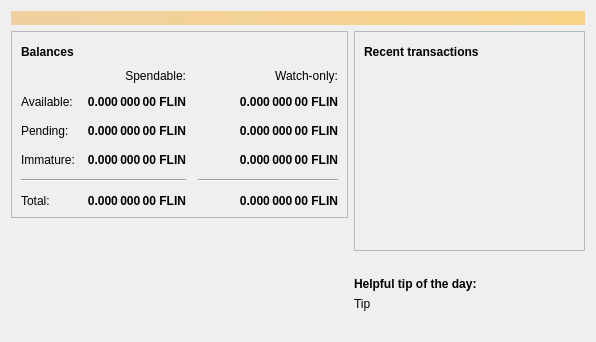
<?xml version="1.0" encoding="UTF-8"?>
<ui version="4.0">
 <class>OverviewPage</class>
 <widget class="QWidget" name="OverviewPage">
  <property name="geometry">
   <rect>
    <x>0</x>
    <y>0</y>
    <width>596</width>
    <height>342</height>
   </rect>
  </property>
  <property name="windowTitle">
   <string>Form</string>
  </property>
  <layout class="QVBoxLayout" name="topLayout">
   <item>
    <widget class="QLabel" name="labelAlerts">
     <property name="visible">
      <bool>false</bool>
     </property>
     <property name="styleSheet">
      <string notr="true">QLabel { background-color: qlineargradient(x1: 0, y1: 0, x2: 1, y2: 0, stop:0 #F0D0A0, stop:1 #F8D488); color:#000000; }</string>
     </property>
     <property name="wordWrap">
      <bool>true</bool>
     </property>
     <property name="margin">
      <number>3</number>
     </property>
     <property name="textInteractionFlags">
      <set>Qt::TextSelectableByMouse</set>
     </property>
    </widget>
   </item>
   <item>
    <layout class="QHBoxLayout" name="horizontalLayout" stretch="1,1">
     <item>
      <layout class="QVBoxLayout" name="verticalLayout_2">
       <item>
        <widget class="QFrame" name="frame">
         <property name="frameShape">
          <enum>QFrame::StyledPanel</enum>
         </property>
         <property name="frameShadow">
          <enum>QFrame::Raised</enum>
         </property>
         <layout class="QVBoxLayout" name="verticalLayout_4">
          <item>
           <layout class="QHBoxLayout" name="horizontalLayout_4">
            <item>
             <widget class="QLabel" name="label_5">
              <property name="font">
               <font>
                <weight>75</weight>
                <bold>true</bold>
               </font>
              </property>
              <property name="text">
               <string>Balances</string>
              </property>
             </widget>
            </item>
            <item>
             <widget class="QPushButton" name="labelWalletStatus">
              <property name="enabled">
               <bool>true</bool>
              </property>
              <property name="maximumSize">
               <size>
                <width>30</width>
                <height>16777215</height>
               </size>
              </property>
              <property name="toolTip">
               <string>The displayed information may be out of date. Your wallet automatically synchronizes with the Flincoin network after a connection is established, but this process has not completed yet.</string>
              </property>
              <property name="text">
               <string/>
              </property>
              <property name="icon">
               <iconset resource="../bitcoin.qrc">
                <normaloff>:/icons/warning</normaloff>
                <disabledoff>:/icons/warning</disabledoff>:/icons/warning</iconset>
              </property>
              <property name="iconSize">
               <size>
                <width>24</width>
                <height>24</height>
               </size>
              </property>
              <property name="flat">
               <bool>true</bool>
              </property>
             </widget>
            </item>
            <item>
             <spacer name="horizontalSpacer_3">
              <property name="orientation">
               <enum>Qt::Horizontal</enum>
              </property>
              <property name="sizeHint" stdset="0">
               <size>
                <width>40</width>
                <height>20</height>
               </size>
              </property>
             </spacer>
            </item>
           </layout>
          </item>
          <item>
           <layout class="QGridLayout" name="gridLayout">
            <property name="spacing">
             <number>12</number>
            </property>
            <item row="2" column="2">
             <widget class="QLabel" name="labelWatchPending">
              <property name="font">
               <font>
                <weight>75</weight>
                <bold>true</bold>
               </font>
              </property>
              <property name="cursor">
               <cursorShape>IBeamCursor</cursorShape>
              </property>
              <property name="toolTip">
               <string>Unconfirmed transactions to watch-only addresses</string>
              </property>
              <property name="text">
               <string notr="true">0.000 000 00 FLIN</string>
              </property>
              <property name="alignment">
               <set>Qt::AlignRight|Qt::AlignTrailing|Qt::AlignVCenter</set>
              </property>
              <property name="textInteractionFlags">
               <set>Qt::LinksAccessibleByMouse|Qt::TextSelectableByKeyboard|Qt::TextSelectableByMouse</set>
              </property>
             </widget>
            </item>
            <item row="2" column="1">
             <widget class="QLabel" name="labelUnconfirmed">
              <property name="font">
               <font>
                <weight>75</weight>
                <bold>true</bold>
               </font>
              </property>
              <property name="cursor">
               <cursorShape>IBeamCursor</cursorShape>
              </property>
              <property name="toolTip">
               <string>Total of transactions that have yet to be confirmed, and do not yet count toward the spendable balance</string>
              </property>
              <property name="text">
               <string notr="true">0.000 000 00 FLIN</string>
              </property>
              <property name="alignment">
               <set>Qt::AlignRight|Qt::AlignTrailing|Qt::AlignVCenter</set>
              </property>
              <property name="textInteractionFlags">
               <set>Qt::LinksAccessibleByMouse|Qt::TextSelectableByKeyboard|Qt::TextSelectableByMouse</set>
              </property>
             </widget>
            </item>
            <item row="3" column="2">
             <widget class="QLabel" name="labelWatchImmature">
              <property name="font">
               <font>
                <weight>75</weight>
                <bold>true</bold>
               </font>
              </property>
              <property name="cursor">
               <cursorShape>IBeamCursor</cursorShape>
              </property>
              <property name="toolTip">
               <string>Mined balance in watch-only addresses that has not yet matured</string>
              </property>
              <property name="text">
               <string notr="true">0.000 000 00 FLIN</string>
              </property>
              <property name="alignment">
               <set>Qt::AlignRight|Qt::AlignTrailing|Qt::AlignVCenter</set>
              </property>
              <property name="textInteractionFlags">
               <set>Qt::LinksAccessibleByMouse|Qt::TextSelectableByKeyboard|Qt::TextSelectableByMouse</set>
              </property>
             </widget>
            </item>
            <item row="4" column="0" colspan="2">
             <widget class="Line" name="line">
              <property name="orientation">
               <enum>Qt::Horizontal</enum>
              </property>
             </widget>
            </item>
            <item row="4" column="2">
             <widget class="Line" name="lineWatchBalance">
              <property name="sizePolicy">
               <sizepolicy hsizetype="Preferred" vsizetype="Fixed">
                <horstretch>0</horstretch>
                <verstretch>0</verstretch>
               </sizepolicy>
              </property>
              <property name="minimumSize">
               <size>
                <width>140</width>
                <height>0</height>
               </size>
              </property>
              <property name="orientation">
               <enum>Qt::Horizontal</enum>
              </property>
             </widget>
            </item>
            <item row="5" column="0">
             <widget class="QLabel" name="labelTotalText">
              <property name="text">
               <string>Total:</string>
              </property>
             </widget>
            </item>
            <item row="3" column="1">
             <widget class="QLabel" name="labelImmature">
              <property name="font">
               <font>
                <weight>75</weight>
                <bold>true</bold>
               </font>
              </property>
              <property name="cursor">
               <cursorShape>IBeamCursor</cursorShape>
              </property>
              <property name="toolTip">
               <string>Mined balance that has not yet matured</string>
              </property>
              <property name="text">
               <string notr="true">0.000 000 00 FLIN</string>
              </property>
              <property name="alignment">
               <set>Qt::AlignRight|Qt::AlignTrailing|Qt::AlignVCenter</set>
              </property>
              <property name="textInteractionFlags">
               <set>Qt::LinksAccessibleByMouse|Qt::TextSelectableByKeyboard|Qt::TextSelectableByMouse</set>
              </property>
             </widget>
            </item>
            <item row="2" column="3">
             <spacer name="horizontalSpacer_2">
              <property name="orientation">
               <enum>Qt::Horizontal</enum>
              </property>
              <property name="sizeHint" stdset="0">
               <size>
                <width>40</width>
                <height>20</height>
               </size>
              </property>
             </spacer>
            </item>
            <item row="3" column="0">
             <widget class="QLabel" name="labelImmatureText">
              <property name="text">
               <string>Immature:</string>
              </property>
             </widget>
            </item>
            <item row="5" column="1">
             <widget class="QLabel" name="labelTotal">
              <property name="font">
               <font>
                <weight>75</weight>
                <bold>true</bold>
               </font>
              </property>
              <property name="cursor">
               <cursorShape>IBeamCursor</cursorShape>
              </property>
              <property name="toolTip">
               <string>Your current total balance</string>
              </property>
              <property name="text">
               <string notr="true">0.000 000 00 FLIN</string>
              </property>
              <property name="alignment">
               <set>Qt::AlignRight|Qt::AlignTrailing|Qt::AlignVCenter</set>
              </property>
              <property name="textInteractionFlags">
               <set>Qt::LinksAccessibleByMouse|Qt::TextSelectableByKeyboard|Qt::TextSelectableByMouse</set>
              </property>
             </widget>
            </item>
            <item row="5" column="2">
             <widget class="QLabel" name="labelWatchTotal">
              <property name="font">
               <font>
                <weight>75</weight>
                <bold>true</bold>
               </font>
              </property>
              <property name="cursor">
               <cursorShape>IBeamCursor</cursorShape>
              </property>
              <property name="toolTip">
               <string>Current total balance in watch-only addresses</string>
              </property>
              <property name="text">
               <string notr="true">0.000 000 00 FLIN</string>
              </property>
              <property name="alignment">
               <set>Qt::AlignRight|Qt::AlignTrailing|Qt::AlignVCenter</set>
              </property>
              <property name="textInteractionFlags">
               <set>Qt::LinksAccessibleByMouse|Qt::TextSelectableByKeyboard|Qt::TextSelectableByMouse</set>
              </property>
             </widget>
            </item>
            <item row="0" column="2">
             <widget class="QLabel" name="labelWatchonly">
              <property name="text">
               <string>Watch-only:</string>
              </property>
              <property name="alignment">
               <set>Qt::AlignRight|Qt::AlignTrailing|Qt::AlignVCenter</set>
              </property>
             </widget>
            </item>
            <item row="1" column="0">
             <widget class="QLabel" name="labelBalanceText">
              <property name="text">
               <string>Available:</string>
              </property>
             </widget>
            </item>
            <item row="1" column="1">
             <widget class="QLabel" name="labelBalance">
              <property name="font">
               <font>
                <weight>75</weight>
                <bold>true</bold>
               </font>
              </property>
              <property name="cursor">
               <cursorShape>IBeamCursor</cursorShape>
              </property>
              <property name="toolTip">
               <string>Your current spendable balance</string>
              </property>
              <property name="text">
               <string notr="true">0.000 000 00 FLIN</string>
              </property>
              <property name="alignment">
               <set>Qt::AlignRight|Qt::AlignTrailing|Qt::AlignVCenter</set>
              </property>
              <property name="textInteractionFlags">
               <set>Qt::LinksAccessibleByMouse|Qt::TextSelectableByKeyboard|Qt::TextSelectableByMouse</set>
              </property>
             </widget>
            </item>
            <item row="1" column="2">
             <widget class="QLabel" name="labelWatchAvailable">
              <property name="font">
               <font>
                <weight>75</weight>
                <bold>true</bold>
               </font>
              </property>
              <property name="cursor">
               <cursorShape>IBeamCursor</cursorShape>
              </property>
              <property name="toolTip">
               <string>Your current balance in watch-only addresses</string>
              </property>
              <property name="text">
               <string notr="true">0.000 000 00 FLIN</string>
              </property>
              <property name="alignment">
               <set>Qt::AlignRight|Qt::AlignTrailing|Qt::AlignVCenter</set>
              </property>
              <property name="textInteractionFlags">
               <set>Qt::LinksAccessibleByMouse|Qt::TextSelectableByKeyboard|Qt::TextSelectableByMouse</set>
              </property>
             </widget>
            </item>
            <item row="2" column="0">
             <widget class="QLabel" name="labelPendingText">
              <property name="text">
               <string>Pending:</string>
              </property>
             </widget>
            </item>
            <item row="0" column="1">
             <widget class="QLabel" name="labelSpendable">
              <property name="text">
               <string>Spendable:</string>
              </property>
              <property name="alignment">
               <set>Qt::AlignRight|Qt::AlignTrailing|Qt::AlignVCenter</set>
              </property>
             </widget>
            </item>
           </layout>
          </item>
         </layout>
        </widget>
       </item>
       <item>
        <spacer name="verticalSpacer">
         <property name="orientation">
          <enum>Qt::Vertical</enum>
         </property>
         <property name="sizeHint" stdset="0">
          <size>
           <width>20</width>
           <height>40</height>
          </size>
         </property>
        </spacer>
       </item>
       <item>
        <layout class="QGridLayout" name="logo_grid">
          <item>
            <widget class="QLabel" name="label_wallet_bgcoin">
             <property name="text">
              <string/>
             </property>
             <property name="pixmap">
              <pixmap resource="../bitcoin.qrc">:/icons/wallet_bgcoin</pixmap>
             </property>
             <property name="scaledContents">
              <bool>false</bool>
             </property>
             <property name="alignment">
              <set>Qt::AlignCenter</set>
             </property>
             <property name="margin">
              <number>-2</number>
             </property>
            </widget>
          </item>
          <item>
            <widget class="QLabel" name="label_wallet_version_overlay">
              <property name="text">
               <string></string>
              </property>
              <property name="pixmap">
              </property>
              <property name="scaledContents">
               <bool>false</bool>
              </property>
              <property name="alignment">
               <set>Qt::AlignLeft|Qt::AlignBottom</set>
              </property>
              <property name="margin">
               <number>2</number>
              </property>
            </widget>
          </item>
        </layout>
       </item>
      </layout>
     </item>
     <item>
      <layout class="QVBoxLayout" name="verticalLayout_3">
       <item>
        <widget class="QFrame" name="frame_2">
         <property name="frameShape">
          <enum>QFrame::StyledPanel</enum>
         </property>
         <property name="frameShadow">
          <enum>QFrame::Raised</enum>
         </property>
         <layout class="QVBoxLayout" name="verticalLayout">
          <item>
           <layout class="QHBoxLayout" name="horizontalLayout_2">
            <item>
             <widget class="QLabel" name="label_4">
              <property name="font">
               <font>
                <weight>75</weight>
                <bold>true</bold>
               </font>
              </property>
              <property name="text">
               <string>Recent transactions</string>
              </property>
             </widget>
            </item>
            <item>
             <widget class="QPushButton" name="labelTransactionsStatus">
              <property name="enabled">
               <bool>true</bool>
              </property>
              <property name="maximumSize">
               <size>
                <width>30</width>
                <height>16777215</height>
               </size>
              </property>
              <property name="toolTip">
               <string>The displayed information may be out of date. Your wallet automatically synchronizes with the Flincoin network after a connection is established, but this process has not completed yet.</string>
              </property>
              <property name="text">
               <string/>
              </property>
              <property name="icon">
               <iconset resource="../bitcoin.qrc">
                <normaloff>:/icons/warning</normaloff>
                <disabledoff>:/icons/warning</disabledoff>:/icons/warning</iconset>
              </property>
              <property name="iconSize">
               <size>
                <width>24</width>
                <height>24</height>
               </size>
              </property>
              <property name="flat">
               <bool>true</bool>
              </property>
             </widget>
            </item>
            <item>
             <spacer name="horizontalSpacer">
              <property name="orientation">
               <enum>Qt::Horizontal</enum>
              </property>
              <property name="sizeHint" stdset="0">
               <size>
                <width>40</width>
                <height>20</height>
               </size>
              </property>
             </spacer>
            </item>
           </layout>
          </item>
          <item>
           <widget class="QListView" name="listTransactions">
            <property name="styleSheet">
             <string notr="true">QListView { background: transparent; }</string>
            </property>
            <property name="frameShape">
             <enum>QFrame::NoFrame</enum>
            </property>
            <property name="verticalScrollBarPolicy">
             <enum>Qt::ScrollBarAlwaysOff</enum>
            </property>
            <property name="horizontalScrollBarPolicy">
             <enum>Qt::ScrollBarAlwaysOff</enum>
            </property>
            <property name="selectionMode">
             <enum>QAbstractItemView::NoSelection</enum>
            </property>
           </widget>
          </item>
         </layout>
        </widget>
       </item>
       <item>
        <spacer name="verticalSpacer_2">
         <property name="orientation">
          <enum>Qt::Vertical</enum>
         </property>
         <property name="sizeHint" stdset="0">
          <size>
           <width>20</width>
           <height>40</height>
          </size>
         </property>
        </spacer>
       </item>
       <item>
        <layout class="QVBoxLayout" name="verticalLayout_5">
         <property name="topMargin">
          <number>0</number>
         </property>
         <item>
          <widget class="QLabel" name="label_tip_header">
           <property name="font">
            <font>
             <weight>75</weight>
             <bold>true</bold>
            </font>
           </property>
           <property name="text">
            <string>Helpful tip of the day:</string>
           </property>
          </widget>
         </item>
         <item>
          <widget class="QLabel" name="label_tip">
           <property name="text">
            <string>Tip</string>
           </property>
          </widget>
         </item>
         <item>
          <spacer name="verticalSpacer_3">
           <property name="orientation">
            <enum>Qt::Vertical</enum>
           </property>
           <property name="sizeType">
            <enum>QSizePolicy::Maximum</enum>
           </property>
           <property name="sizeHint" stdset="0">
            <size>
             <width>20</width>
             <height>40</height>
            </size>
           </property>
          </spacer>
         </item>
        </layout>
       </item>
      </layout>
     </item>
    </layout>
   </item>
  </layout>
 </widget>
 <resources>
  <include location="../bitcoin.qrc"/>
 </resources>
 <connections/>
</ui>
